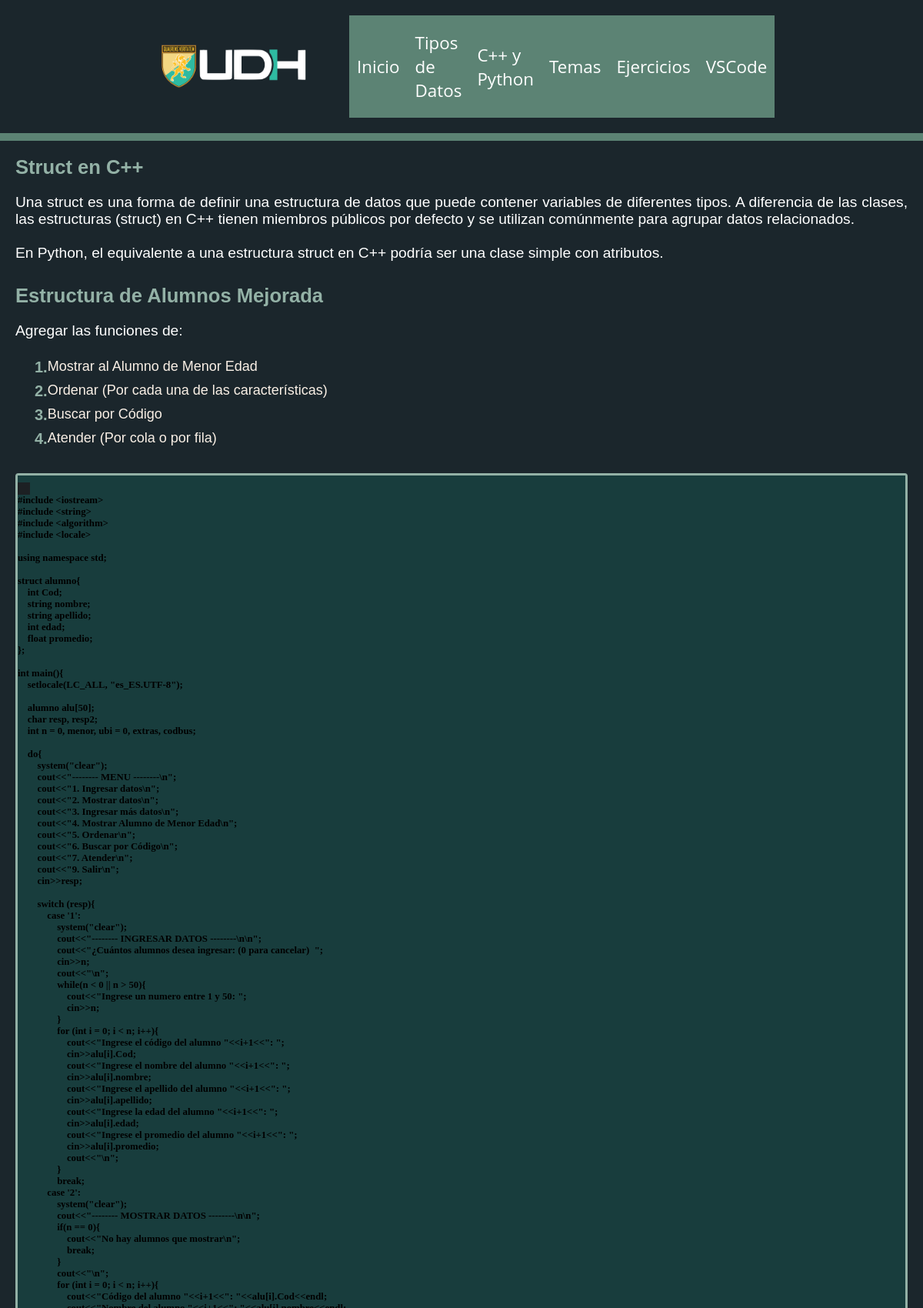
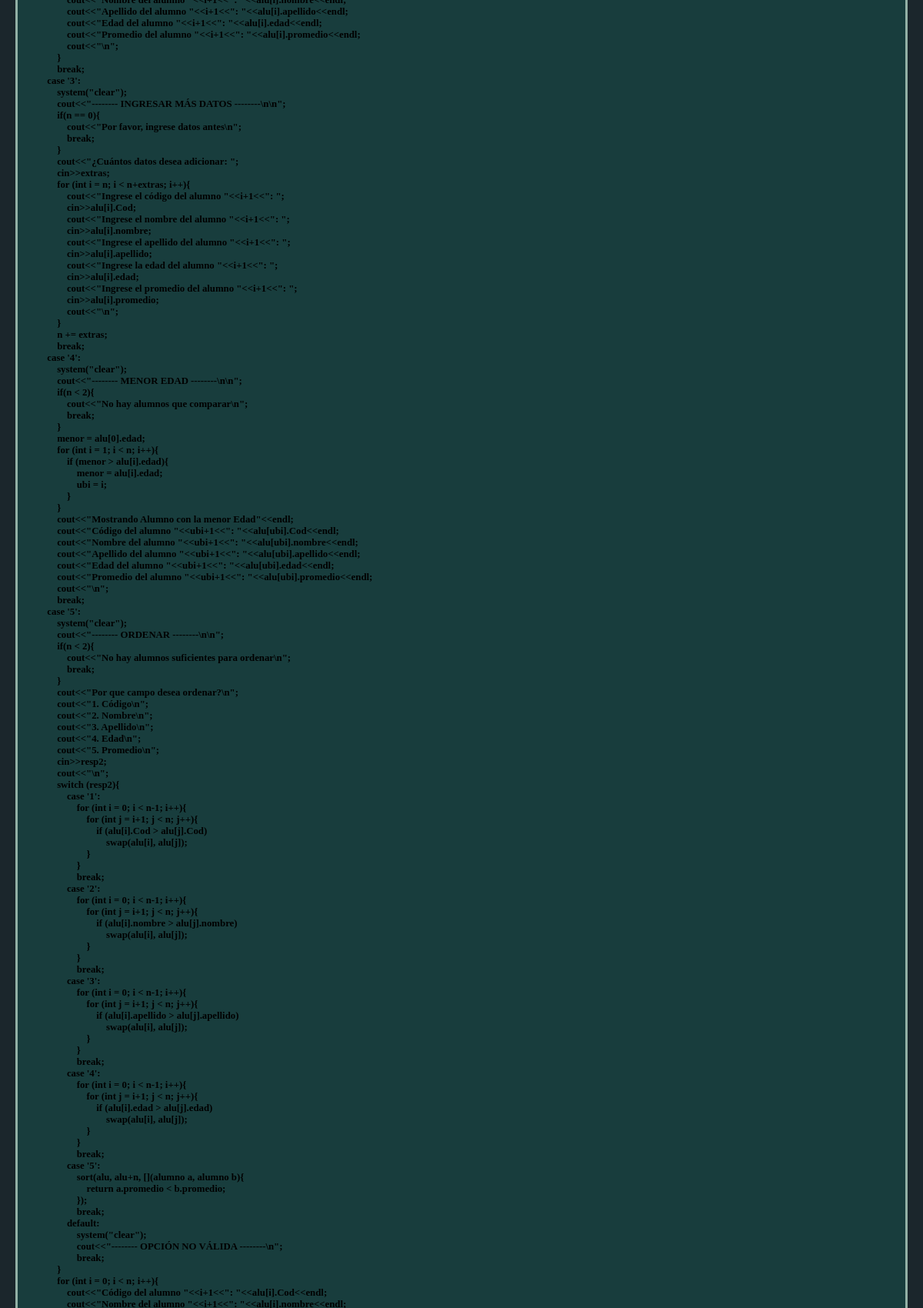
Screenshot of /temas/Struct en C++/ (upper part) with the database file from the repository (2 pictures, top to bottom).
### exercises/models.py (models this page shows, shortened)
class Categories(models.Model):
    name = models.CharField(max_length=20)
    icon = models.CharField(max_length=150, default='set-iconify-here')
    summary = models.TextField(default='resumen')
    content = models.TextField(default='texto')

class Exercises(models.Model):
    category = models.ForeignKey(Categories, on_delete=models.CASCADE)
    title = models.CharField(max_length=100)
    desc = models.TextField()
    cpp_snippet = models.TextField()
    py_snippet = models.TextField()

### exercises/views.py (the view)
# urls.py: path('temas/<str:category_name>/', CategoryDetailView.as_view(), name='categoria'),
class CategoryDetailView(View):
    def get(self, request, category_name):
        category, _ = get_category_and_exercise(category_name)
        exercise = Exercises.objects.filter(category=category)
        random_exercise = random.choice(exercise)
        textExam, objectives = parse_description(random_exercise.desc)
        textCat, steps = parse_description(category.content)
        return render(request, 'category_detail.html', {'category': category, 'exercise': random_exercise,'textCat':textCat, 'steps':steps, 'text':textExam, 'objectives':objectives})

### exercises/views.py (called while the page is built)
def parse_description(description):
    paragraphs = description.split('\n')
    content_element = ""
    list_element = []
    for paragraph in paragraphs:
        if re.match(r'^\d+\.\s', paragraph):
            list_element.append(paragraph)
        else:
            content_element += paragraph + "\n"
    return content_element.strip(), list_element

def get_category_and_exercise(category_name, exer_title=None):
    category = get_object_or_404(Categories, name=category_name)
    if exer_title:
        exercise = get_object_or_404(Exercises, title=exer_title)
        return category, exercise
    return category, None

### exercises/static/templates/category_detail.html (shortened to what this page needs)
{% extends 'base.html' %}
{% block content %}
<div class="categText">
    <h2>{{ category.name }}</h2>
    <p class="themeContext">{{ textCat }}</p>
</div>
<div class="examText">
    {% include 'exercise_parse.html' %}
</div>
{% endblock %}

### exercises/static/templates/exercise_parse.html (shortened to what this page needs)
{% load static%}
<div class="description">
    <h2>{{ exercise.title }}</h2>
    <p>{{ text }}</p>
    <ul class="steps">
        {% for item in objectives %}
        <li>{{ item }}</li>
        {% endfor %}
    </ul>
</div>
<div class="exercise">
    <div class="snippet" id="codeSnippets">
        <div class="snippet-toggle">
            <button id="cppSnippetBtn" class="active">
            </button>
            <button id="pySnippetBtn">
            </button>
        </div>
        <pre id="cppSnippet" class="active"><code class="language-cpp">{{ exercise.cpp_snippet }}</code></pre>
    </div>
</div>

### exercises/static/css/style.css (style rules this page uses)
* { margin: 0; padding: 0; }
body { display: flex; flex-direction: column; min-height: 100vh; background-color: #1B262C; font-family: "Open Sans", "Helvetica Neue", Helvetica, Arial, sans-serif; }
ul { list-style: none; }
.steps { list-style: none; padding: 0; margin: 10px 5px 30px 5px; }
.steps li { margin-left: 20px; padding: 5px 0; font-size: 18px; font-family: 'Ubuntu', sans-serif; color: #FAF0E6; }
.steps li::first-letter { font-size: 20px; font-weight: bolder; font-family: 'Dosis', sans-serif; float: left; color: #93B1A6; }
h2, h3, p { color: #FFFFFF; margin-bottom: 20px; }
h2 { font-size: 160%; font-family: 'Ubuntu', sans-serif; color: #93B1A6; }
p { font-size: 120%; font-family: 'Ubuntu', sans-serif; white-space: pre-line; text-align: justify; }

### exercises/static/css/exercise.css (style rules this page uses)
.description { margin-bottom: 20px; }
.snippet-toggle { text-align: left; background-color: #183D3D; margin-bottom: 0; }
.snippet-toggle button { background-color: #183D3D; border: none; padding: 8px; margin: 0; cursor: pointer; transition: none; }
.snippet-toggle button.active { background-color: rgb(28, 32, 35); color: #93B1A6; }
.snippet { border: 3px solid #93B1A6; padding: 0%; background-color: #183D3D; border-radius: 4px; }
#pySnippet, #cppSnippet { margin: 0; }
code { font-family: MonoCraft; font-weight: bolder; font-size: 80%; }

### rows the page displays
Categories: name "Struct en C++", content "Una struct es una forma de definir una estructura de datos que puede contener variables de diferentes tipos. A diferencia de las clases, las estructuras (struct) en C++ tienen miembros públicos por defecto y se utilizan comúnmente para agrupar datos relacionados. En Python, el equivalente a una estructura struct en C++ podría ser una clase simple con atributos."
Exercises: title "Estructura de Alumnos Mejorada"

### other values shown
{{ text }} "Agregar las funciones de:"
{{ item }} "1. Mostrar al Alumno de Menor Edad" "2. Ordenar (Por cada una de las características)" "3. Buscar por Código" "4. Atender (Por cola o por fila)"
